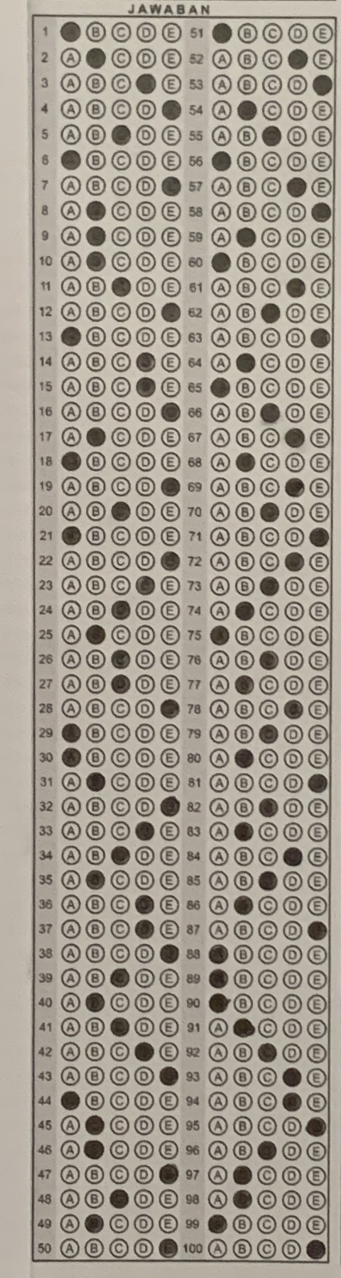
#> input picture inputs/circle_1/master_circle_best.jpg, 1021 x 3832 px (shown at 1/3 size)
$ python -i base_preprocessing_modules.py   (imports and definitions only)   (older library calls are emulated)
#> lines starting #> are read from the running program, lines starting #| are printed output that depends on the picture; after the words box and inside, x2 and y2 are one past the last pixel; in counts of white or black regions, pixels touching at a corner belong together
# pylint: disable=no-member
"""
Author  : Vian Sebastian B
Version : 1
Date    : 17/11/2024

"base_preprocessing_modules.py "
This module contains base preprocessing modules, used for both
circles and cross tasks.

Key Components:
- Resizing image
- Logarithmic transformation
- Contrast stretching
- Gaussian blurring
- Adaptive Gaussian blurring
- CLAHE equalization
- Otsu thresholding
- Canny Edge detection
- Automatic Perspective Warping
- Resizing uniformization
- Image opening

Usage:
- Serves as the main preprocessing module
"""

import cv2
import numpy as np

# [2 lines not run here, left out]


def resize_image(image, target_size=(800, 1000)):
    """
    Resize the image while maintaining its aspect ratio.

    Parameters:
      - image (ndarray): Input image to be resized.
      - target_size (tuple): Target size for the image as (height, width).

    Returns:
      - resized_image (ndarray): Resized image with maintained aspect ratio.
    """
    h, w = image.shape[:2]
    scale = min(target_size[1] / w, target_size[0] / h)
    new_w = int(w * scale)
    new_h = int(h * scale)
    resized_image = cv2.resize(image, (new_w, new_h))
    return resized_image


def logarithmic_transformation(image, epsilon=1e-5):
    """
      Apply logarithmic transformation to enhance the image contrast, with zero values handling.

      Parameters:
        - image (ndarray): Input image.
        - epsilon (float): Small value added to avoid log(0), defaults to 1e-5.

      Returns:
        - log_image (ndarray): Logarithmically transformed image.
    """
    c = 255 / np.log(1 + np.max(image))
    # Epsilon zero-handling technique
    log_image = c * (np.log(1 + image + epsilon))
    log_image = np.array(log_image, dtype=np.uint8)

    return log_image


def contrast_stretching(image):
    """
    Perform contrast stretching to improve contrast.

    Parameters:
      - image (ndarray): Input grayscale image.

    Returns:
      - stretched (ndarray): Contrast-stretched image.
    """
    min_val = np.min(image)
    max_val = np.max(image)
    stretched = (image - min_val) * (255 / (max_val - min_val))
    return stretched.astype(np.uint8)


def gaussian_blur(image, mode='Soft'):
    """
    Apply Gaussian blur to the image with varying strength.

    Parameters:
      - image (ndarray): Input image.
      - mode (str): Blurring strength, can be 'Soft', 'Medium', or 'Hard'.

    Returns:
      - blurred_image (ndarray): Blurred image.
    """
    if mode == 'Soft':
        kernel_size = (3, 3)
    elif mode == 'Medium':
        kernel_size = (5, 5)
    elif mode == 'Hard':
        kernel_size = (7, 7)
    else:
        raise ValueError("Mode must be 'Soft', 'Medium', or 'Hard'")

    return cv2.GaussianBlur(image, kernel_size, 0)


# [53 lines left out: functions measure_blurriness, adaptive_gaussian_blur, not called in this run]


def clahe_equalization(image):
    """
    Apply Contrast Limited Adaptive Histogram Equalization (CLAHE) to the image.

    Parameters:
      - image (ndarray): Input grayscale image.

    Returns:
      - equalized_img (ndarray): CLAHE-equalized image.
    """
    clahe = cv2.createCLAHE(clipLimit=2.0, tileGridSize=(8, 8))
    equalized_img = clahe.apply(image)
    return equalized_img


def otsu_thresholding(image):
    """
    Apply Otsu's thresholding method to binarize the image.

    Parameters:
      - image (ndarray): Input grayscale image.

    Returns:
      - binary_image (ndarray): Binarized image using Otsu's thresholding.
    """
    _, binary_image = cv2.threshold(
        image, 0, 255, cv2.THRESH_BINARY_INV + cv2.THRESH_OTSU)
    return binary_image


def canny_edge_detection(image, low_threshold=50, high_threshold=150):
    """
    Detect edges in the image using the Canny edge detection algorithm.

    Parameters:
      - image (ndarray): Input grayscale image.
      - low_threshold (int): Low threshold for Canny edge detection.
      - high_threshold (int): High threshold for Canny edge detection.

    Returns:
      - edges (ndarray): Edge-detected image.
    """
    return cv2.Canny(image, low_threshold, high_threshold)


def find_extreme_corners(contours):
    """
    Find the extreme corners (top-left, top-right, bottom-left, bottom-right) of the image based on contours.

    Parameters:
      - contours (list): List of contours detected in the image.

    Returns:
      - corners (tuple): Four corner points (top-left, top-right, bottom-left, bottom-right) as tuples.
    """
    all_points = np.vstack(contours)
    top_left = all_points[np.argmin(all_points[:, :, 0] + all_points[:, :, 1])]
    bottom_right = all_points[np.argmax(
        all_points[:, :, 0] + all_points[:, :, 1])]
    top_right = all_points[np.argmax(
        all_points[:, :, 0] - all_points[:, :, 1])]
    bottom_left = all_points[np.argmin(
        all_points[:, :, 0] - all_points[:, :, 1])]
    return top_left[0], top_right[0], bottom_left[0], bottom_right[0]


def apply_perspective_transformation(image, corners):
    """
    Apply perspective transformation to the image based on the provided corner points.

    Parameters:
      - image (ndarray): Input image.
      - corners (tuple): Coordinates of the four corners to transform.

    Returns:
      - warped (ndarray): Warped image after perspective transformation.
    """
    tl, tr, bl, br = corners
    width = int(max(np.linalg.norm(br - bl), np.linalg.norm(tr - tl)))
    height = int(max(np.linalg.norm(tr - br), np.linalg.norm(tl - bl)))

    dst_pts = np.array([
        [0, 0],
        [width - 1, 0],
        [0, height - 1],
        [width - 1, height - 1]
    ], dtype="float32")

    src_pts = np.array([tl, tr, bl, br], dtype="float32")

    M = cv2.getPerspectiveTransform(src_pts, dst_pts)
    warped = cv2.warpPerspective(image, M, (width, height))
    return warped


# [33 lines left out: function automatic_warp_transformation, not called in this run]


def automatic_warp_transformation_v2(image, target_size=(800, 1000)):
    """
    Improved document alignment implementing additional preprocessing.

    Parameters:
      - image (ndarray): Input image.
      - target_size (tuple): Target size as (height, width) for resizing.

    Returns:
      - warped_image (ndarray): Warped and resized image.
    """
    gray_image = cv2.cvtColor(image, cv2.COLOR_BGR2GRAY)
    resized_image = resize_image(gray_image, target_size)

    clahe = clahe_equalization(resized_image)
    log_img = logarithmic_transformation(clahe)
    contrast_img = contrast_stretching(log_img)
    blurred_img = gaussian_blur(contrast_img)
    binary_img = otsu_thresholding(blurred_img)
    edges = canny_edge_detection(binary_img)
    contours, _ = cv2.findContours(
        edges, cv2.RETR_EXTERNAL, cv2.CHAIN_APPROX_SIMPLE)

    # Getting Contours (Drawing Contours in image, useful for debugging)
    contour_image = cv2.cvtColor(binary_img, cv2.COLOR_GRAY2BGR)
    cv2.drawContours(contour_image, contours, -1, (0, 255, 0), 2)

    corners = find_extreme_corners(contours)
    for corner in corners:
        cv2.circle(contour_image, tuple(corner), 5, (0, 0, 255), -1)

    warped_image = apply_perspective_transformation(resized_image, corners)
    print(f'Initial image {image.shape} processed to {warped_image.shape}')

    return warped_image


# [105 lines left out: functions image_uniformization, morph_open, soft_morph_open, core_preprocessing, core_preprocessing_v2, not called in this run]

>>> import cv2
>>> picture = cv2.imread('../inputs/circle_1/master_circle_best.jpg')
#> picture is the input picture: shape (3832, 1021, 3); mean B, G, R 144.4, 155.8, 163.2
>>> result = automatic_warp_transformation_v2(picture)
#> in clahe_equalization, `equalized_img = clahe.apply(image)`:
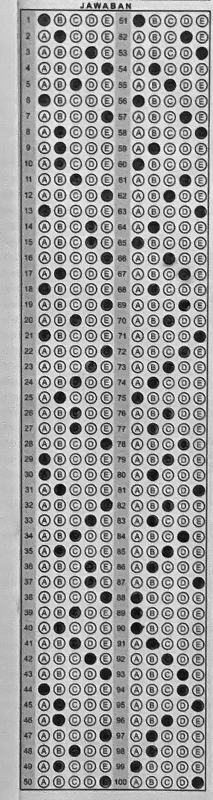
#> equalized_img: shape (800, 213); min 7, max 243, mean 161.4
#> in logarithmic_transformation, `c = 255 / np.log(1 + np.max(image))`: c = 46.39
#> in logarithmic_transformation, `log_image = np.array(log_image, dtype=np.uint8)`:
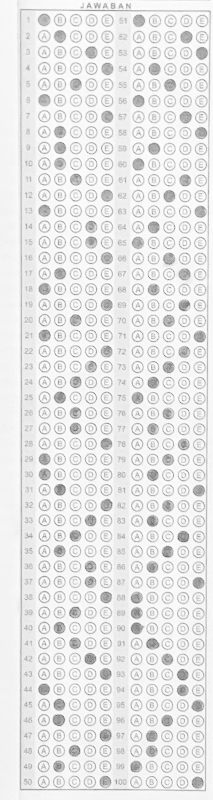
#> log_image: shape (800, 213); min 96, max 255, mean 230.7
#> in contrast_stretching, `min_val = np.min(image)`: min_val = 96
#> in contrast_stretching, `max_val = np.max(image)`: max_val = 255
#> in otsu_thresholding, `_, binary_image = cv2.threshold( image, 0, 255, cv2.THRESH_BINARY_INV ..`:
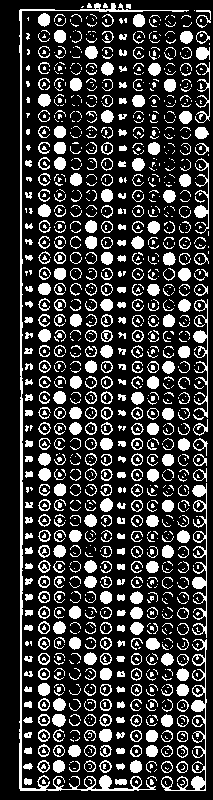
#> binary_image: shape (800, 213); 22.6% white; 1334 white regions (888 under 20 px), largest, box (x1, y1, x2, y2) and area: (19, 3, 189, 791) 2894, (161, 639, 207, 791) 1004, (192, 483, 207, 638) 831
#> in canny_edge_detection, `return cv2.Canny(image, low_threshold, high_threshold)`:
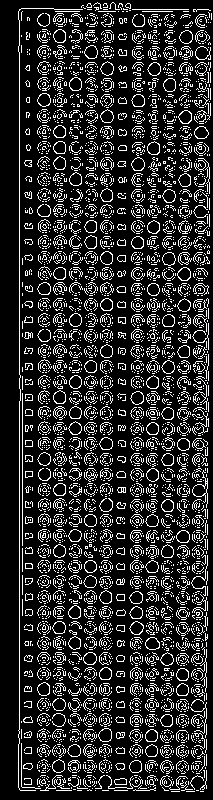
#> returned value: shape (800, 213); 17.6% white in thin lines or dots, all inside (x1, y1, x2, y2) = (18, 2, 212, 792)
#> in automatic_warp_transformation_v2, `contours, _ = cv2.findContours( edges, cv2.RETR_EXTERNAL, cv2.CHAIN_AP..`: contours = 4154 contours, 4020 with area under 20; largest, box (x1, y1, x2, y2) and area: (192, 470, 208, 508) 150, (98, 728, 112, 742) 138, (145, 637, 160, 650) 136, (177, 267, 191, 281) 134, (178, 110, 192, 124) 134
#> in automatic_warp_transformation_v2, `cv2.drawContours(contour_image, contours, -1, (0, 255, 0), 2)`:
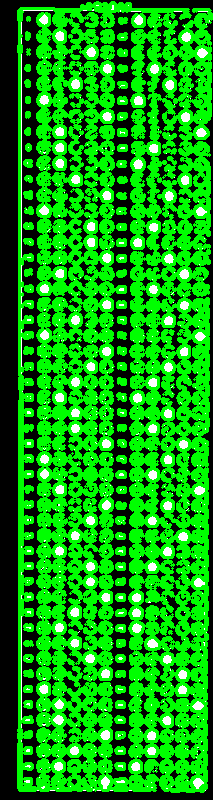
#> contour_image: shape (800, 213, 3); mean B, G, R 12.2, 157.6, 12.2
#> in find_extreme_corners, `all_points = np.vstack(contours)`: all_points = contour of 25141 points, box (x1, y1, x2, y2) (18, 2, 212, 792), area 5876
#> in find_extreme_corners, `top_left = all_points[np.argmin(all_points[:, :, 0] + all_points[:, :,..`: top_left = [[19, 9]]
#> in find_extreme_corners, `bottom_right = all_points[np.argmax( all_points[:, :, 0] + all_points[..`: bottom_right = [[203, 791]]
#> in find_extreme_corners, `top_right = all_points[np.argmax( all_points[:, :, 0] - all_points[:, ..`: top_right = [[210, 10]]
#> in find_extreme_corners, `bottom_left = all_points[np.argmin( all_points[:, :, 0] - all_points[:..`: bottom_left = [[19, 789]]
#> in automatic_warp_transformation_v2, `corners = find_extreme_corners(contours)`: corners = ([19, 9], [210, 10], [19, 789], [203, 791])
#> the loop in automatic_warp_transformation_v2, `for corner in corners:` made 4 passes
#> after the loop in automatic_warp_transformation_v2, `for corner in corners:`:
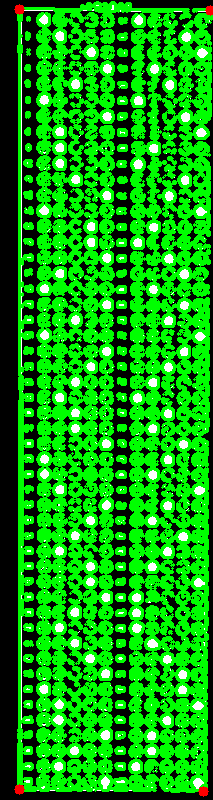
#> contour_image: shape (800, 213, 3); 0.18% of pixels changed, all inside (x1, y1, x2, y2) = (14, 4, 213, 797)
#> in apply_perspective_transformation, `tl, tr, bl, br = corners`: tl = [19, 9]; tr = [210, 10]; bl = [19, 789]; br = [203, 791]
#> in apply_perspective_transformation, `width = int(max(np.linalg.norm(br - bl), np.linalg.norm(tr - tl)))`: width = 191
#> in apply_perspective_transformation, `height = int(max(np.linalg.norm(tr - br), np.linalg.norm(tl - bl)))`: height = 781
#> in apply_perspective_transformation, `dst_pts = np.array([ [0, 0], [width - 1, 0], [0, height - 1], [width -..`: dst_pts = [[0, 0], [190, 0], [0, 780], [190, 780]]
#> in apply_perspective_transformation, `src_pts = np.array([tl, tr, bl, br], dtype="float32")`: src_pts = [[19, 9], [210, 10], [19, 789], [203, 791]]
#> in apply_perspective_transformation, `M = cv2.getPerspectiveTransform(src_pts, dst_pts)`: M = [[0.996, 1.54e-19, -18.92], [-0.00504, 0.963, -8.57], [7.47e-06, -4.69e-05, 1]]
#> in apply_perspective_transformation, `warped = cv2.warpPerspective(image, M, (width, height))`:
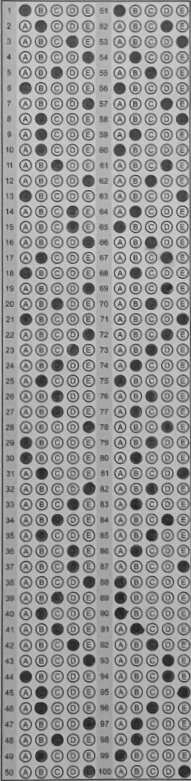
#> warped: shape (781, 191); min 31, max 210, mean 152
#| Initial image (3832, 1021, 3) processed to (781, 191)

$ run again, on inputs/circle_1/stu_good_light.jpg
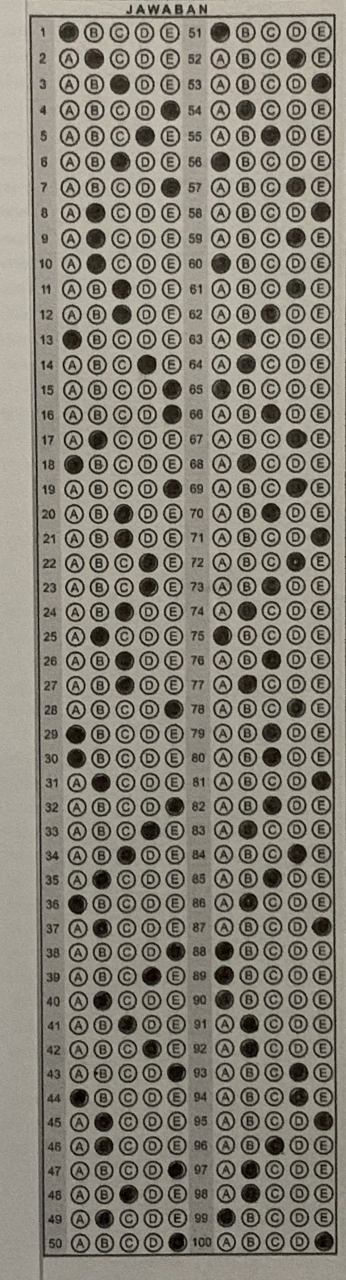
#> input picture inputs/circle_1/stu_good_light.jpg, 1036 x 3839 px (shown at 1/3 size)
#> picture is the input picture: shape (3839, 1036, 3); mean B, G, R 120.4, 131.4, 135.9
#> c = 46.46
#> min_val = 32
#> max_val = 255
#> binary_image: shape (800, 215); 28.3% white; 944 white regions (369 under 20 px), largest, box (x1, y1, x2, y2) and area: (18, 3, 211, 798) 8869, (179, 9, 209, 80) 466, (178, 299, 192, 311) 134
#> contours = 4529 contours, 4386 with area under 20; largest, box (x1, y1, x2, y2) and area: (177, 298, 192, 311) 135, (164, 709, 178, 723) 133, (99, 110, 113, 124) 132, (177, 267, 191, 281) 132, (100, 252, 114, 266) 132
#> all_points = contour of 26913 points, box (x1, y1, x2, y2) (17, 2, 211, 798), area 20410
#> top_left = [[19, 8]]
#> bottom_right = [[210, 783]]
#> top_right = [[207, 8]]
#> bottom_left = [[24, 797]]
#> corners = ([19, 8], [207, 8], [24, 797], [210, 783])
#> the loop in automatic_warp_transformation_v2, `for corner in corners:` made 4 passes
#> after the loop in automatic_warp_transformation_v2, `for corner in corners:`:
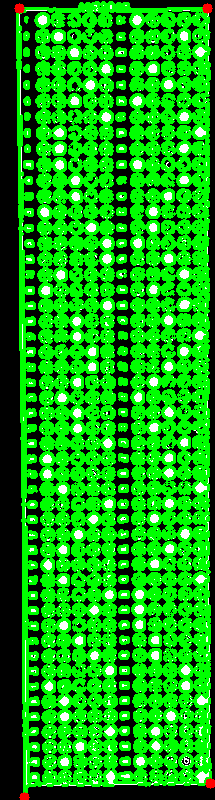
#> contour_image: shape (800, 215, 3); mean B, G, R 14.3, 164.6, 14.7
#> tl = [19, 8]; tr = [207, 8]; bl = [24, 797]; br = [210, 783]
#> width = 188
#> height = 789
#> dst_pts = [[0, 0], [187, 0], [0, 788], [187, 788]]
#> src_pts = [[19, 8], [207, 8], [24, 797], [210, 783]]
#> M = [[0.975, -0.00618, -18.48], [5.08e-17, 0.987, -7.89], [-9.52e-05, -1.25e-05, 1]]
#> in apply_perspective_transformation, `warped = cv2.warpPerspective(image, M, (width, height))`:
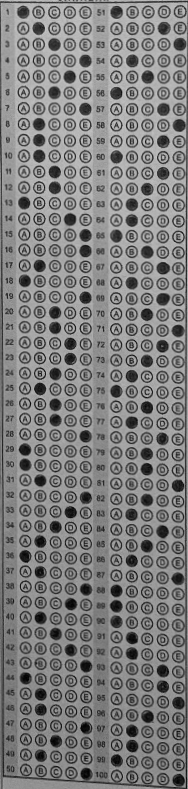
#> warped: shape (789, 188); min 1, max 200, mean 125.4
#| Initial image (3839, 1036, 3) processed to (789, 188)
